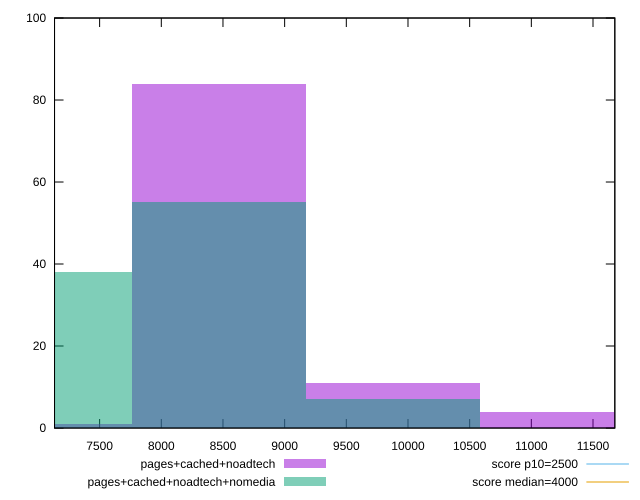

Recreate this plot in gnuplot.
reset

$pagesCachedNoadtech <<EOF
11291.498034709533 4
9880.06078037084 11
8468.62352603215 84
7057.186271693458 1
EOF

$pagesCachedNoadtechNomedia <<EOF
9880.06078037084 7
8468.62352603215 55
7057.186271693458 38
EOF

set key outside below
set boxwidth 1411.4372543386917
set xrange [7134.402:11676.865999999996]
set yrange [0:100]
set trange [0:100]
set style fill transparent solid 0.5 noborder

set parametric
set terminal svg size 640, 500 enhanced background rgb 'white'
set output "report_00013_2021-02-09T12-04-24.940Z/largest-contentful-paint/comparison/histogram/2_vs_3.svg"

plot $pagesCachedNoadtech title "pages+cached+noadtech" with boxes, \
     $pagesCachedNoadtechNomedia title "pages+cached+noadtech+nomedia" with boxes, \
     2500,t title "score p10=2500", \
     4000,t title "score median=4000"

reset
